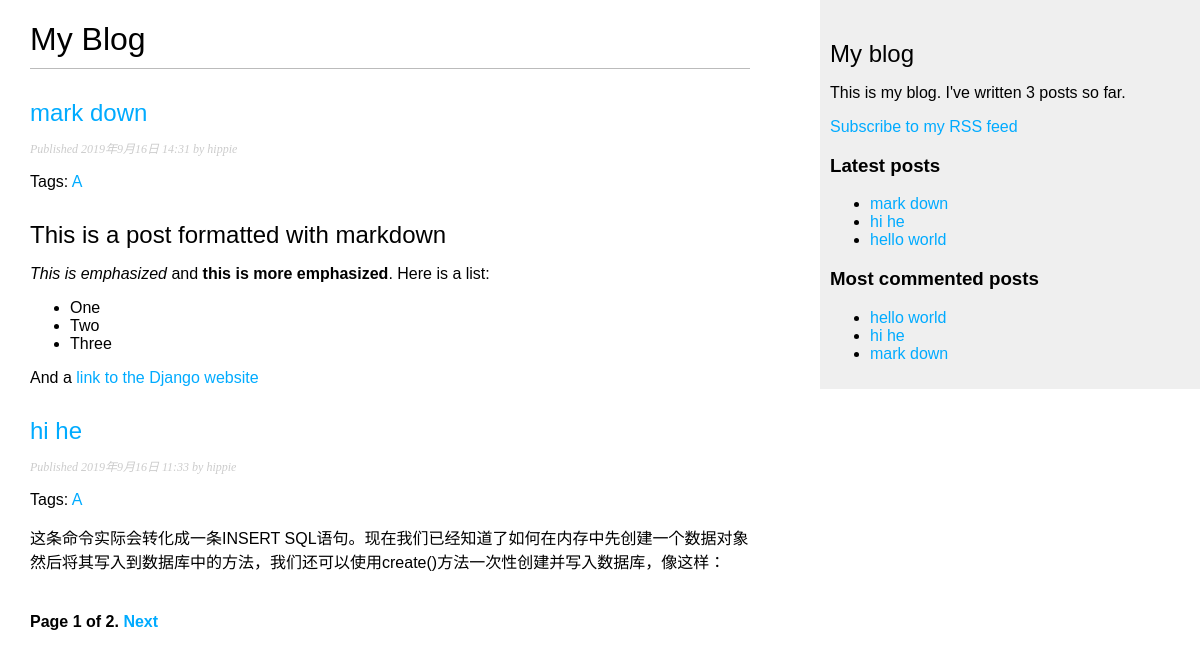
Screenshot of /blog/ with the database file from the repository.
### blog/models.py (models this page shows, shortened)
class Post(models.Model):
    STATUS_CHOICES = (('draft', 'Draft'), ('published', 'published'))
    title = models.CharField(max_length=250)
    slug = models.SlugField(max_length=250, unique_for_date='publish')
    author = models.ForeignKey(
        User, on_delete=models.CASCADE, related_name='blog_posts')
    body = models.TextField()
    publish = models.DateTimeField(default=timezone.now)
    created = models.DateTimeField(auto_now_add=True)
    updated = models.DateTimeField(auto_now=True)
    status = models.CharField(
        max_length=10, choices=STATUS_CHOICES, default='draft')
    objects = models.Manager()  # 默认的管理器
    published = PublishedManager()  # 自定义管理器
    tags = TaggableManager()
    class Meta:
        ordering = ('-publish',)
    def get_absolute_url(self):
        return reverse('blog:post_detail', args=[self.publish.year, self.publish.month, self.publish.day, self.slug])

### blog/views.py (the view)
# urls.py: path('', views.post_list, name='post_list'),
def post_list(request, tag_slug=None):
    object_list = Post.published.all()
    tag = None
    if tag_slug:
        tag = get_object_or_404(Tag, slug=tag_slug)
        object_list = object_list.filter(tags__in=[tag])
    paginator = Paginator(object_list, 2)
    page = request.GET.get('page')
    try:
        posts = paginator.page(page)
    except PageNotAnInteger:
        posts = paginator.page(1)
    except EmptyPage:
        posts = paginator.page(paginator.num_pages)
    return render(request, 'blog/post/list.html', {'page': page, 'posts': posts, 'tag': tag})

### blog/models.py (called while the page is built)
    def get_queryset(self):
        return super(PublishedManager, self).get_queryset().filter(status='published')

### blog/templatetags/blog_tags.py (called while the page is built)
@register.simple_tag
def total_posts():
    return Post.published.count()

@register.inclusion_tag('blog/post/laest_posts.html')
def show_latest_posts(count=5):
    latest_posts = Post.published.order_by('-publish')[:count]
    return {'latest_posts': latest_posts}

@register.simple_tag
def get_most_commented_posts(count=5):
    return Post.published.annotate(total_comments=Count('comments')).order_by('-total_comments')[:count]

@register.filter(name='markdown')
def markdown_format(text):
    return mark_safe(markdown.markdown(text))

### templates/blog/post/list.html (shortened to what this page needs)
{% extends "blog/base.html" %}
{% load blog_tags %}
{% block content %}
<h1>My Blog</h1>
{% for post in posts %}
<h2>
    <a href="{{ post.get_absolute_url }}">
        {{ post.title }}
    </a>
</h2>
<p class="date"> Published {{ post.publish }} by {{ post.author }}</p>
<p class="tag">
    Tags:
    {% for tag in post.tags.all %}
    <a href="{% url "blog:post_list_by_tag" tag.slug %}">{{ tag.name }}</a>
    {% endfor %}
</p>
{{ post.body|markdown|truncatewords_html:30 }}
{% endfor %}
{% include "blog/pagination.html" with page=posts %}
{% endblock %}

### templates/blog/base.html (shortened to what this page needs)
{% load staticfiles %}
{% load blog_tags %}
<!DOCTYPE html>
<html lang="en">
<head>
    <link rel="stylesheet" href="{% static 'blog/css/blog.css' %}">
</head>
<body>
    <div id="content">
        {% block content %}{% endblock %}
    </div>
    <div id="sidebar">
        <h2>My blog</h2>
        <p>This is my blog. I've written {% total_posts %} posts so far.</p>
        <p><a href='{% url "blog:post_feed" %}'>Subscribe to my RSS feed</a></p>
        <h3>Latest posts</h3>
        {% show_latest_posts %}
        <h3>Most commented posts</h3>
        {% get_most_commented_posts as most_commented_posts %}
        <ul>
            {% for post in most_commented_posts %}
            <li>
                <a href="{{ post.get_absolute_url }}">{{ post.title }}</a>
            </li>
            {% endfor %}
        </ul>
    </div>
</body>
</html>

### templates/blog/post/laest_posts.html
<ul>
    {% for post in latest_posts %}
    <li>
        <a href="{{ post.get_absolute_url }}">{{ post.title }}</a>
    </li>
    {% endfor %}
</ul>

### static/blog/css/blog.css (style rules this page uses)
body { margin:0; padding:0; font-family:helvetica, sans-serif; }
a { color:#00abff; text-decoration:none; }
h1 { font-weight:normal; border-bottom:1px solid #bbb; padding:0 0 10px 0; }
h2 { font-weight:normal; margin:30px 0 0; }
#content { float:left; width:60%; padding:0 0 0 30px; }
#sidebar { float:right; width:30%; padding:10px; background:#efefef; height:100%; }
p.date { color:#ccc; font-family: georgia, serif; font-size: 12px; font-style: italic; }

### rows the page displays
Post: title "mark down", publish "2019年9月16日 14:31", author "hippie", body "This is a post formatted with markdown This is emphasized and this is more emphasized . Here is a list: One Two Three And a link to the Django website"
Tag: name "A"
Post: title "hi he", publish "2019年9月16日 11:33", author "hippie", body "这条命令实际会转化成一条INSERT SQL语句。现在我们已经知道了如何在内存中先创建一个数据对象然后将其写入到数据库中的方法，我们还可以使用create()方法一次性创建并写入数据库，像这样："
Post: title "hello world"

### other values shown
{{ page.number }} "1"
{{ page.paginator.num_pages }} "2"
